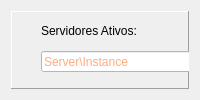
       <widget class="QWidget" name="pg_Data_base">
        <layout class="QVBoxLayout" name="verticalLayout_2">
         <item>
          <widget class="QFrame" name="frame">
           <property name="frameShape">
            <enum>QFrame::Panel</enum>
           </property>
           <property name="frameShadow">
            <enum>QFrame::Raised</enum>
           </property>
           <widget class="QLabel" name="title_db">
            <property name="geometry">
             <rect>
              <x>30</x>
              <y>10</y>
              <width>101</width>
              <height>20</height>
             </rect>
            </property>
            <property name="text">
             <string>&lt;html&gt;&lt;head/&gt;&lt;body&gt;&lt;p&gt;Servidores Ativos:&lt;/p&gt;&lt;/body&gt;&lt;/html&gt;</string>
            </property>
           </widget>
           <widget class="QLineEdit" name="txt_server_db">
            <property name="geometry">
             <rect>
              <x>30</x>
              <y>40</y>
              <width>261</width>
              <height>21</height>
             </rect>
            </property>
            <property name="styleSheet">
             <string notr="true">background-color: rgb(255, 255, 255);
color: rgb(255, 85, 0);
font: 700 9pt &quot;Segoe UI&quot;;</string>
            </property>
            <property name="placeholderText">
             <string>Server\Instance</string>
            </property>
           </widget>
           <widget class="QLineEdit" name="txt_dataBase_db">
            <property name="geometry">
             <rect>
              <x>30</x>
              <y>90</y>
              <width>71</width>
              <height>21</height>
             </rect>
            </property>
            <property name="styleSheet">
             <string notr="true">background-color: rgb(255, 255, 255);
color: rgb(255, 85, 0);
font: 700 9pt &quot;Segoe UI&quot;;</string>
            </property>
            <property name="placeholderText">
             <string>Data Base</string>
            </property>
           </widget>
           <widget class="QLineEdit" name="txt_user_db">
            <property name="geometry">
             <rect>
              <x>120</x>
              <y>90</y>
              <width>71</width>
              <height>21</height>
             </rect>
            </property>
            <property name="styleSheet">
             <string notr="true">background-color: rgb(255, 255, 255);
color: rgb(255, 85, 0);
font: 700 9pt &quot;Segoe UI&quot;;</string>
            </property>
            <property name="placeholderText">
             <string>User</string>
            </property>
           </widget>
           <widget class="QLineEdit" name="txt_pass_db">
            <property name="geometry">
             <rect>
              <x>220</x>
              <y>90</y>
              <width>71</width>
              <height>21</height>
             </rect>
            </property>
            <property name="styleSheet">
             <string notr="true">background-color: rgb(255, 255, 255);
color: rgb(38, 68, 149);color: rgb(255, 85, 0);
font: 700 9pt &quot;Segoe UI&quot;;</string>
            </property>
            <property name="placeholderText">
             <string>Pass</string>
            </property>
           </widget>
           <widget class="QComboBox" name="comboBox_dataBases_db">
            <property name="geometry">
             <rect>
              <x>310</x>
              <y>40</y>
              <width>91</width>
              <height>22</height>
             </rect>
            </property>
            <property name="cursor">
             <cursorShape>ArrowCursor</cursorShape>
            </property>
            <property name="styleSheet">
             <string notr="true">background-color: rgb(255, 255, 255);
color: rgb(255, 85, 0);
font: 700 9pt &quot;Segoe UI&quot;;</string>
            </property>
            <item>
             <property name="text">
              <string>SQL Server</string>
             </property>
            </item>
            <item>
             <property name="text">
              <string>MySQL</string>
             </property>
            </item>
            <item>
             <property name="text">
              <string>SQLite3</string>
             </property>
            </item>
            <item>
             <property name="text">
              <string>FireBird</string>
             </property>
            </item>
           </widget>
           <widget class="QPushButton" name="bt_conectar_db">
            <property name="geometry">
             <rect>
              <x>320</x>
              <y>90</y>
              <width>81</width>
              <height>25</height>
             </rect>
            </property>
            <property name="font">
             <font>
              <family>Arial</family>
              <pointsize>9</pointsize>
             </font>
            </property>
            <property name="cursor">
             <cursorShape>PointingHandCursor</cursorShape>
            </property>
            <property name="styleSheet">
             <string notr="true">QPushButton{
	background-color: rgb(255, 255, 255);
	color: rgb(0, 0, 127);
}

QPushButton:hover{
	
	color: rgb(255, 255, 255);
	background-color:rgb(49,147,0)
}</string>
            </property>
            <property name="text">
             <string>Conectar</string>
            </property>
           </widget>
           <widget class="QLineEdit" name="txt_server_db_2">
            <property name="enabled">
             <bool>true</bool>
            </property>
            <property name="geometry">
             <rect>
              <x>30</x>
              <y>140</y>
              <width>261</width>
              <height>21</height>
             </rect>
            </property>
            <property name="styleSheet">
             <string notr="true">background-color: rgb(255, 255, 255);
color: rgb(255, 85, 0);
font: 700 9pt &quot;Segoe UI&quot;;</string>
            </property>
            <property name="placeholderText">
             <string>Caminho para o .db</string>
            </property>
           </widget>
           <widget class="QPushButton" name="bt_conectar_db_2">
            <property name="enabled">
             <bool>true</bool>
            </property>
            <property name="geometry">
             <rect>
              <x>320</x>
              <y>140</y>
              <width>81</width>
              <height>25</height>
             </rect>
            </property>
            <property name="font">
             <font>
              <family>Arial</family>
              <pointsize>9</pointsize>
             </font>
            </property>
            <property name="cursor">
             <cursorShape>PointingHandCursor</cursorShape>
            </property>
            <property name="styleSheet">
             <string notr="true">QPushButton{
	background-color: rgb(255, 255, 255);
	color: rgb(0, 0, 127);
}

QPushButton:hover{
	
	color: rgb(255, 255, 255);
	background-color:rgb(49,147,0)
}</string>
            </property>
            <property name="text">
             <string>Buscar .db</string>
            </property>
           </widget>
           <widget class="QFrame" name="frame_2">
            <property name="geometry">
             <rect>
              <x>22</x>
              <y>180</y>
              <width>441</width>
              <height>171</height>
             </rect>
            </property>
            <property name="frameShape">
             <enum>QFrame::StyledPanel</enum>
            </property>
            <property name="frameShadow">
             <enum>QFrame::Raised</enum>
            </property>
            <widget class="QPlainTextEdit" name="plainTextEdit">
             <property name="geometry">
              <rect>
               <x>10</x>
               <y>20</y>
               <width>421</width>
               <height>101</height>
              </rect>
             </property>
             <property name="styleSheet">
              <string notr="true">background-color: rgb(255, 255, 255);
color: rgb(255, 85, 0);
font: 700 9pt &quot;Segoe UI&quot;;</string>
             </property>
             <property name="placeholderText">
              <string>Digite sua query aqui.</string>
             </property>
            </widget>
            <widget class="QLabel" name="label_4">
             <property name="geometry">
              <rect>
               <x>10</x>
               <y>0</y>
               <width>111</width>
               <height>16</height>
              </rect>
             </property>
             <property name="text">
              <string>Consulta SQL</string>
             </property>
            </widget>
            <widget class="QPushButton" name="bt_conectar_db_3">
             <property name="geometry">
              <rect>
               <x>10</x>
               <y>140</y>
               <width>81</width>
               <height>25</height>
              </rect>
             </property>
             <property name="font">
              <font>
               <family>Arial</family>
              </font>
             </property>
             <property name="cursor">
              <cursorShape>PointingHandCursor</cursorShape>
             </property>
             <property name="styleSheet">
              <string notr="true">QPushButton{
	background-color: rgb(255, 255, 255);
	color: rgb(0, 0, 127);
}

QPushButton:hover{
	
	color: rgb(255, 255, 255);
	background-color:rgb(49,147,0)
}</string>
             </property>
             <property name="text">
              <string>Executar</string>
             </property>
            </widget>
            <widget class="QPushButton" name="bt_mostrar_tabelas">
             <property name="geometry">
              <rect>
               <x>110</x>
               <y>140</y>
               <width>111</width>
               <height>24</height>
              </rect>
             </property>
             <property name="styleSheet">
              <string notr="true">QPushButton{
	background-color: rgb(255, 255, 255);
	color: rgb(0, 0, 127);
}

QPushButton:hover{
	
	color: rgb(255, 255, 255);
	background-color:rgb(49,147,0)
}</string>
             </property>
             <property name="text">
              <string>Mostrar tabelas</string>
             </property>
            </widget>
           </widget>
           <widget class="QPushButton" name="bt_conectar_db_4">
            <property name="enabled">
             <bool>true</bool>
            </property>
            <property name="geometry">
             <rect>
              <x>320</x>
              <y>130</y>
              <width>81</width>
              <height>61</height>
             </rect>
            </property>
            <property name="font">
             <font>
              <family>Arial</family>
              <pointsize>9</pointsize>
             </font>
            </property>
            <property name="cursor">
             <cursorShape>PointingHandCursor</cursorShape>
            </property>
            <property name="styleSheet">
             <string notr="true">QPushButton{
	border:none;
}


QPushButton:hover{
	background-color: rgb(251, 99, 4);
}</string>
            </property>
            <property name="text">
             <string/>
            </property>
            <property name="icon">
             <iconset resource="icons_.qrc">
              <normaloff>:/icons/image/ibExp.png</normaloff>:/icons/image/ibExp.png</iconset>
            </property>
            <property name="iconSize">
             <size>
              <width>50</width>
              <height>50</height>
             </size>
            </property>
           </widget>
           <widget class="QLabel" name="label_conectando">
            <property name="geometry">
             <rect>
              <x>30</x>
              <y>120</y>
              <width>111</width>
              <height>20</height>
             </rect>
            </property>
            <property name="text">
             <string>&lt;html&gt;&lt;head/&gt;&lt;body&gt;&lt;p&gt;&lt;span style=&quot; font-size:10pt; font-weight:700; color:#ff5500;&quot;&gt;Conectando ...&lt;/span&gt;&lt;/p&gt;&lt;/body&gt;&lt;/html&gt;</string>
            </property>
           </widget>
           <widget class="QLabel" name="label_conectado">
            <property name="geometry">
             <rect>
              <x>30</x>
              <y>120</y>
              <width>111</width>
              <height>20</height>
             </rect>
            </property>
            <property name="text">
             <string>&lt;html&gt;&lt;head/&gt;&lt;body&gt;&lt;p&gt;&lt;span style=&quot; font-size:10pt; font-weight:700; color:#00ff7f;&quot;&gt;Conectado.&lt;/span&gt;&lt;/p&gt;&lt;/body&gt;&lt;/html&gt;</string>
            </property>
           </widget>
           <widget class="QLabel" name="label_servidores">
            <property name="geometry">
             <rect>
              <x>130</x>
              <y>10</y>
              <width>301</width>
              <height>20</height>
             </rect>
            </property>
            <property name="text">
             <string>&lt;html&gt;&lt;head/&gt;&lt;body&gt;&lt;p/&gt;&lt;/body&gt;&lt;/html&gt;</string>
            </property>
           </widget>
           <widget class="QLabel" name="tooltip_sql_server">
            <property name="geometry">
             <rect>
              <x>460</x>
              <y>40</y>
              <width>21</width>
              <height>16</height>
             </rect>
            </property>
            <property name="toolTip">
             <string>&lt;html&gt;&lt;head/&gt;&lt;body&gt;&lt;p&gt;&lt;span style=&quot; font-size:7pt;&quot;&gt;Forneça os dados para a conexão em Bd's como SQL Server, MySQL e outros.&lt;/span&gt;&lt;/p&gt;&lt;p&gt;&lt;span style=&quot; font-size:7pt; font-weight:700;&quot;&gt;1- Forneça os dados do servidor\instância;&lt;/span&gt;&lt;/p&gt;&lt;p&gt;&lt;span style=&quot; font-size:7pt; font-weight:700;&quot;&gt;2- Nome do Banco de dados;&lt;/span&gt;&lt;/p&gt;&lt;p&gt;&lt;span style=&quot; font-size:7pt; font-weight:700;&quot;&gt;3- Usuário do banco de dados;&lt;/span&gt;&lt;/p&gt;&lt;p&gt;&lt;span style=&quot; font-size:7pt; font-weight:700;&quot;&gt;4- Senha do banco de dedos;&lt;/span&gt;&lt;/p&gt;&lt;p&gt;&lt;span style=&quot; font-size:7pt; font-weight:700;&quot;&gt;5- Selecione o banco dedados que deseja conectar;&lt;/span&gt;&lt;/p&gt;&lt;p&gt;&lt;span style=&quot; font-size:7pt; font-weight:700;&quot;&gt;6- Clique em &amp;quot;CONECTAR&amp;quot;.&lt;/span&gt;&lt;/p&gt;&lt;p&gt;&lt;span style=&quot; font-size:7pt;&quot;&gt;Após à conexão ser aberta já será possível realizar consultas, e visualizar &lt;/span&gt;&lt;/p&gt;&lt;p&gt;&lt;span style=&quot; font-size:7pt;&quot;&gt;as tabelas do banco.&lt;/span&gt;&lt;/p&gt;&lt;/body&gt;&lt;/html&gt;</string>
            </property>
            <property name="text">
             <string>&lt;html&gt;&lt;head/&gt;&lt;body&gt;&lt;p&gt;&lt;span style=&quot; font-size:10pt; font-weight:700;&quot;&gt;?&lt;/span&gt;&lt;/p&gt;&lt;/body&gt;&lt;/html&gt;</string>
            </property>
           </widget>
           <widget class="QLabel" name="tooltip_sqlite">
            <property name="geometry">
             <rect>
              <x>460</x>
              <y>150</y>
              <width>21</width>
              <height>16</height>
             </rect>
            </property>
            <property name="toolTip">
             <string>&lt;html&gt;&lt;head/&gt;&lt;body&gt;&lt;p&gt;&lt;span style=&quot; font-size:7pt;&quot;&gt;Para realizar a &lt;/span&gt;&lt;span style=&quot; font-size:7pt; font-weight:700;&quot;&gt;CONEXÃO&lt;/span&gt;&lt;span style=&quot; font-size:7pt;&quot;&gt; com o &lt;/span&gt;&lt;span style=&quot; font-size:7pt; font-weight:700;&quot;&gt;SQLite3.&lt;/span&gt;&lt;/p&gt;&lt;p&gt;&lt;span style=&quot; font-size:7pt; font-weight:700;&quot;&gt;1- Clique no botão BUSCAR .DB;&lt;/span&gt;&lt;/p&gt;&lt;p&gt;&lt;span style=&quot; font-size:7pt; font-weight:700;&quot;&gt;2- Encontre o arquivo do banco de dados desejado;&lt;/span&gt;&lt;/p&gt;&lt;p&gt;&lt;span style=&quot; font-size:7pt; font-weight:700;&quot;&gt;3- Após encontrar o arquivo de banco de dados clique em &amp;quot;CONECTAR&amp;quot;;&lt;/span&gt;&lt;/p&gt;&lt;p&gt;&lt;span style=&quot; font-size:7pt;&quot;&gt; Agora a conexão está aberta e poderá ver as tabelas do banco de dados clicando em &lt;/span&gt;&lt;span style=&quot; font-size:7pt; font-weight:700;&quot;&gt;&amp;quot;MOSTRAR TABELAS&amp;quot;,&lt;/span&gt;&lt;/p&gt;&lt;p&gt;&lt;span style=&quot; font-size:7pt;&quot;&gt;ou execute a query desejada.&lt;/span&gt;&lt;/p&gt;&lt;/body&gt;&lt;/html&gt;</string>
            </property>
            <property name="text">
             <string>&lt;html&gt;&lt;head/&gt;&lt;body&gt;&lt;p&gt;&lt;span style=&quot; font-size:10pt; font-weight:700;&quot;&gt;?&lt;/span&gt;&lt;/p&gt;&lt;/body&gt;&lt;/html&gt;</string>
            </property>
           </widget>
          </widget>
         </item>
        </layout>
       </widget>
